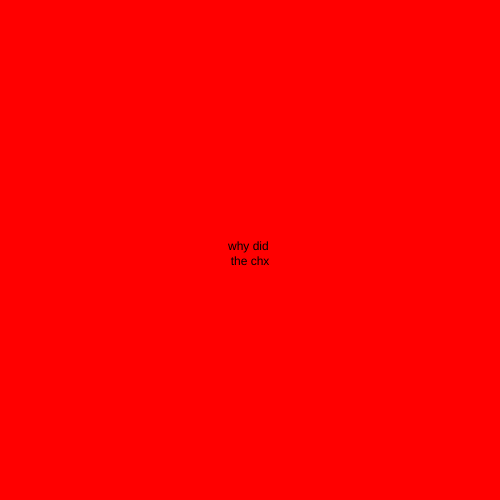
Frame 1 (no input)
Frame 60 (no input): identical to frame 1, image omitted
Frame 120 (the mouse pressed at the canvas centre since frame 60): identical to frame 1, image omitted

The p5.js sketch that drew this single still picture (run headless with seeded random() and noise() and a simulated clock; from frame 60 on, the mouse is pressed at the canvas centre):

// p5.js sketch
// ── sketch.js
let state = 0;
let timer = 0; 
function setup() {
  createCanvas(500, 500);
  textAlign(CENTER);
}

function draw() {

  switch(state){
    case 0:
      background("red");
      text("why did \nthe chx", width / 2, height / 2); 
    break;

    case 1:
      background("blue");
      text("because", width / 2, height / 2);
    break;
  }

    timer++ ;
    if (timer > 4 * 60) {
    timer = 0 ;
    state++;
    if (state > 1) {
      state = 0;
    }
  }
}
